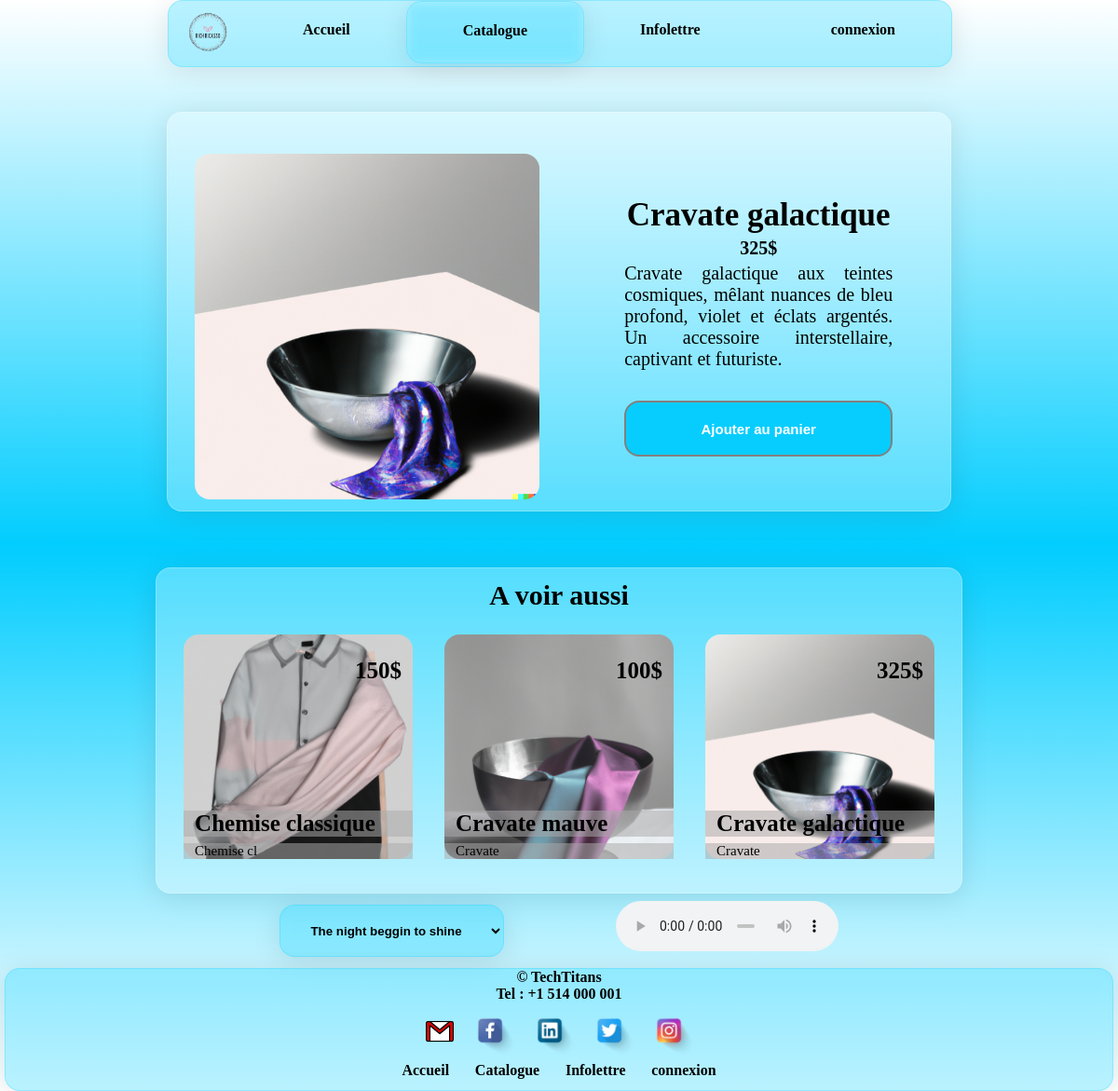
Page /Views/produit.php?id_produit=2 on the committed database.
### tables this page shows
CREATE TABLE `produits` (
  `id` int(11) NOT NULL,
  `nom` varchar(30) NOT NULL,
  `categorie` varchar(30) NOT NULL,
  `description` varchar(200) NOT NULL,
  `prix` int(11) NOT NULL,
  `image` varchar(300) NOT NULL,
  `taille` int(11) DEFAULT 40
);

### Models/Produit_model.php (called while the page is built, shortened)
<?php
include_once __DIR__."/connexionBD.php";
class Produit {
    private $nom;
    private $description;
    private $image;
    private $prix;
    private $connectionDB;
    private static $instance;
    private function __construct() {
        try {
            $connexion = Connexion::getInstance();
            $this->connectionDB = $connexion->getConnexion();
        } catch (PDOException $e) {
            echo 'Échec de la connexion : ' . $e->getMessage();
        }
    }
    final public static function getInstance() {
        if (!isset(self::$instance)) {
            self::$instance = new Produit();
        }
        return self::$instance;
    }
    public function chargerProduitParId($id) {
        try {
            $query = $this->connectionDB->prepare("SELECT * FROM produits WHERE id = ?");
            $query->execute([$id]);
            $produit = $query->fetch(PDO::FETCH_ASSOC);
            if ($produit) {
                $this->nom = $produit['nom'];
                $this->description = $produit['description'];
                $this->image = $produit['image'];
                $this->prix = $produit['prix'];
            }
        } catch (PDOException $e) {
            echo 'Erreur : ' . $e->getMessage();
        }
    }
    public function getCategorieParId($id) {
        try {
            $query = $this->connectionDB->prepare("SELECT categorie FROM produits WHERE id = ?");
            $query->execute([$id]);
            $produit = $query->fetch(PDO::FETCH_ASSOC);
            if ($produit) {
                return $produit['categorie'];
            }
            else {
                return null;
            }
        } catch (PDOException $e) {
            echo 'Erreur : ' . $e->getMessage();
        }
    }
    public function afficherDescription() {
        return $this->description;
    }
    public function afficherNom() {
        return $this->nom;
    }
    public function afficherPrix() {
        return $this->prix;
    }
    public function afficherImage() {
        return $this->image;
    }
}

### Models/ConnexionBD.php (called while the page is built)
<?php
class Connexion {
    private static $instance = null;
    private $connexion;
    private function __construct() {
        $server = "localhost";
        $login = "ricky";
        $pin = "picasso";
        $dbname= "ricasso";
        try {
            $this->connexion = new PDO("mysql:host=$server;dbname=$dbname", $login, $pin);
            $this->connexion->setAttribute(PDO::ATTR_ERRMODE, PDO::ERRMODE_EXCEPTION);
        } catch (PDOException $e) {
            echo ' e    ' . $e->getMessage();
        }
    }
    public static function getInstance() {
        if (self::$instance === null) {
            self::$instance = new self();
        }
        return self::$instance;
    }
    public function getConnexion() {
        return $this->connexion;
    }
}

### Views/produit.php (the view, shortened to what this page needs)
<?php
    include_once __DIR__."/../Models/Produit_Model.php";
    $produit = Produit::getInstance();
    $page =  6 ;
    if (isset($_GET['id_produit'])) {
        $id_produit = $_GET['id_produit'];
        $page2 = $_GET['page'];
    } else {
        echo "ID du produit non spécifié.";
    }
    $produit->chargerProduitParId($id_produit);
?>
<!DOCTYPE html>
<html lang="en">
<head>
    <link rel="stylesheet" href="./Style/style.css">
    <link rel="stylesheet" href="./Style/style_souscatalogue.css">
    <link rel="stylesheet" href="./Style/style_produit.css">
    <?php
        if ($page2 == 1) { ?><link rel="stylesheet" href="./Style/style_catalogue.css"> <?php }
        else if ($page2 == 2) { ?><link rel="stylesheet" href="./Style/style_catalogue_chemise.css"> <?php }
        else if ($page2 == 3) { ?><link rel="stylesheet" href="./Style/style_catalogue_cravate.css"> <?php }
        else { ?> <link rel="stylesheet" href="./Style/style_accueil.css"> <?php }
    ?>
</head>
<body>
    <?php
        include  __DIR__."/Composants/Header.php"
    ?>
    <section>
        <div class="produit">
            <div class="imageProduit"> <img src="<?php echo $produit->afficherImage() ?>" alt="produit.php"> </div>
            <div class="allInfo">
                <h2><?php echo "" .$produit->afficherNom(); ?> </h2>
                <p class="prixProduit"> <?php echo "" .$produit->afficherPrix(). "$"; ?> </p>
                <?php
                    $prodCategorie = $produit->getCategorieParId($id_produit);
                        ?>
                <p class="descriptionProduit"> <?php echo "" .$produit->afficherDescription(); ?> </p>
                <button id="boutonProduit">Ajouter au panier</button>
            </div>
        </div>
        <?php
            include __DIR__."/Composants/Recommendation_composant.php";
        ?>
    </section>
    <?php
        include __DIR__."/Composants/Footer.php"
    ?>

### Views/Composants/Header.php (shortened to what this page needs)
<?php
    $etat_connect= false;
    $mode = 1;
?>
<nav>
    <?php
        include_once __DIR__."/Nav_grand_ecran_composant.php";
    ?>
</nav>

### Views/Composants/Nav_grand_ecran_composant.php (shortened to what this page needs)
<div class="logo" >
        <a href="/Project_Web_2/Projet_02_web_02/index.php"><img src="/Project_Web_2/Projet_02_web_02/Ressources/Image/logo_0020.png" alt="#"></a>
    </div>
    <ul class="nav">
        <li><a class="accueil" href="/Project_Web_2/Projet_02_web_02/Views/accueil.php?mode=<?php echo $mode ?>">Accueil</a></li>
        <li><a class="catalogue" href="/Project_Web_2/Projet_02_web_02/Views/catalogue.php?mode=<?php echo $mode ?>">Catalogue</a>
        </li>
        <li><a class="infolettre" href="/Project_Web_2/Projet_02_web_02/Views/infolettre.php?mode=<?php echo $mode ?>">Infolettre</a></li>
        <li id="meteo" class="meteo2"></li></li>
        <?php
            if($etat_connect == true){
                ?>
                <li style="float: right;"><a class="connexion2" href="#"
                    onclick="document.getElementById('detail').style.display='block'"><img src="/Project_Web_2/Projet_02_web_02/Ressources/Image/default.PNG" alt="Profil"></a></li>
                <?php
            }
            else {
                ?>
                <li style="float: right;"><a class="connexion" href="#"
                    onclick="document.getElementById('connexion').style.display='block'">connexion</a></li>
                <?php
            }
        ?>
    </ul>

### Views/Composants/Recommendation_composant.php
<div class="recommendation">
    <h3>A voir aussi</h3>
    <div>
        <?php
            $nb1 = rand(1,10);
            $produit->chargerProduitParId($nb1);
            $chaineLongue = $produit->afficherDescription() ;
            $chaineCourte = substr($chaineLongue, 0, 10);
        ?>
        <?php
            if ($page == 6){
                ?>
                    <a href="/Project_Web_2/Projet_02_web_02/Views/produit.php?id_produit=<?php echo $nb1 ?>&page=<?php echo $page2 ?>" style=" background-image: url('<?php echo $produit->afficherImage() ?>');">
                <?php
            }
            else{
                ?>
                    <a href="/Project_Web_2/Projet_02_web_02/Views/produit.php?id_produit=<?php echo $nb1 ?>&page=<?php echo $page ?>" style=" background-image: url('<?php echo $produit->afficherImage() ?>');">
                <?php
            }
        ?>
            <p class="prix"> <?php echo "" .$produit->afficherPrix(). "$";?> </p>
            <h3 class="titre"> <?php echo "" .$produit->afficherNom(); ?> </h3>
            <p class="description"> <?php echo "" .$chaineCourte; ?> </p>
        </a>
        <?php
            $nb2 = $nb1;
            while ($nb2 == $nb1) {
                $nb2 = rand(1,10);
            }
            $produit->chargerProduitParId($nb2);
            $chaineLongue = $produit->afficherDescription() ;
            $chaineCourte = substr($chaineLongue, 0, 10);
        ?>
        <?php
            if ($page == 6){
                ?>
                    <a href="/Project_Web_2/Projet_02_web_02/Views/produit.php?id_produit=<?php echo $nb2 ?>&page=<?php echo $page2 ?>" style=" background-image: url('<?php echo $produit->afficherImage() ?>');">
                <?php
            }
            else{
                ?>
                    <a href="/Project_Web_2/Projet_02_web_02/Views/produit.php?id_produit=<?php echo $nb2 ?>&page=<?php echo $page ?>" style=" background-image: url('<?php echo $produit->afficherImage() ?>');">
                <?php
            }
        ?>
            <p class="prix"> <?php echo "" .$produit->afficherPrix(). "$"; ?> </p>
            <h3 class="titre"> <?php echo "" .$produit->afficherNom(); ?> </h3>
            <p class="description"> <?php echo "" .$chaineCourte; ?> </p>
        </a>
        <?php
            $nb3 = $nb2;
            while ($nb3 == $nb2 or $nb3 == $nb1) {
                $nb3 = rand(1,10);
            }
            $produit->chargerProduitParId($nb3);
            $chaineLongue = $produit->afficherDescription() ;
            $chaineCourte = substr($chaineLongue, 0, 10);
        ?>
        <?php
            if ($page == 6){
                ?>
                    <a href="/Project_Web_2/Projet_02_web_02/Views/produit.php?id_produit=<?php echo $nb3 ?>&page=<?php echo $page2 ?>" style=" background-image: url('<?php echo $produit->afficherImage() ?>');">
                <?php
            }
            else{
                ?>
                    <a href="/Project_Web_2/Projet_02_web_02/Views/produit.php?id_produit=<?php echo $nb3 ?>&page=<?php echo $page ?>" style=" background-image: url('<?php echo $produit->afficherImage() ?>');">
                <?php
            }
        ?>
            <p class="prix"> <?php echo "" .$produit->afficherPrix(). "$"; ?> </p>
            <h3 class="titre"> <?php echo "" .$produit->afficherNom(); ?> </h3>
            <p class="description"> <?php echo "" .$chaineCourte; ?> </p>
        </a>
    </div>
</div>

### Views/Composants/Footer.php
<div class="musiq">
    <?php
        include_once __DIR__."/Musique_composant.php";
    ?>
</div>
<footer class="footer">
    <p>&copy TechTitans</p>
    <p>Tel : +1 514 000 001</p>
    <div class="liens">
        <a href="mailto:debraise.makanda@gmail.com" target="_blank"><img src="/Project_Web_2/Projet_02_web_02//Ressources/Image/logo email 5.png" alt="email" title="email" style="width: 40px; margin-bottom: 9px;"></a>
        <a href="https://www.youtube.com/watch?v=dQw4w9WgXcQ" target="_blank"><img src="/Project_Web_2/Projet_02_web_02//Ressources/Image/logo facebook.png" alt="facebook" title="facebook" style="width: 60px;"></a>
        <a href="https://www.youtube.com/watch?v=dQw4w9WgXcQ" target="_blank"><img src="/Project_Web_2/Projet_02_web_02//Ressources/Image/logo linkedin.png" alt="linkedin" title="linkedin" style="width: 60px;"></a>
        <a href="https://www.youtube.com/watch?v=dQw4w9WgXcQ" target="_blank"><img src="/Project_Web_2/Projet_02_web_02//Ressources/Image/logo twitter.png" alt="twitter" title="twitter" style="width: 60px;"></a>
        <a href="https://www.youtube.com/watch?v=dQw4w9WgXcQ" target="_blank"><img src="/Project_Web_2/Projet_02_web_02//Ressources/Image/logo instagram.png" alt="instagram" title="instagram" style="width: 60px;"></a>
    </div>
    <ul>
        <li><a href="/Project_Web_2/Projet_02_web_02/Views/accueil.php">Accueil</a></li>
        <li><a href="/Project_Web_2/Projet_02_web_02/Views/catalogue.php">Catalogue</a></li>
        <li><a href="/Project_Web_2/Projet_02_web_02/Views/infolettre.php">Infolettre</a></li>
        <li><a class="connexion" href="#"
            onclick="document.getElementById('connexion').style.display='block'">connexion</a></li>
    </ul>
</footer>

### Views/Composants/Musique_composant.php (shortened to what this page needs)
<select name="musique" id="musiq" onchange="choixMusique('ost')">
        <option value="1" id="01">The night beggin to shine</option>
</select>
<audio controls loop id="ost">
    <source id="srcOst" src="/Project_Web_2/Projet_02_web_02/Ressources/Musique/The Night Begins to Shine.mp3" type="audio/mpeg">
</audio>

### Views/Style/style.css (style rules this page uses)
body { padding: 0px; margin: 0px; width: 100%; }
section { margin-top: 5%; }
nav { display: inline-block; margin: 0px; padding: 0px; width: 70%; margin-left: 15%; position: fixed; top: 0; left: 0; z-index: 50; display: flex; justify-content: space-between; align-items: center; border-radius: 16px; box-shadow: 0 4px 30px rgba(0, 0, 0, 0.1); backdrop-filter: blur(6.1px); -webkit-backdrop-filter: blur(6.1px); border: 1px solid rgba(1, 205, 254, 0.23); color: black; }
nav > ul { flex: 9; margin: 0px; padding: 0px; height: 70px; display: flex; justify-content: space-between; align-items: center; }
nav > ul > li { list-style-type: none; margin: 0px; padding: 0px; height: 100%; float: left; border: none; flex: 1; }
#meteo { margin: 0px; padding: 0px; display: inline-block; display: flex; justify-content: space-between; align-items: center; }
nav > ul > li > a { text-decoration: none; display: block; text-align: center; color: black; font-weight: bold; margin: 0px; padding: 22px 60px 25px 60px; border: none; }
.logo { flex: 1; }
.logo > a { display: block; width: 100%; padding: 0px; margin: 0px; text-align: center; cursor: pointer; }
.logo img { width: 100%; padding: 0px; margin: 0px; }
footer { text-align: center; margin: 0px; padding: 0px; width: 99%; margin: auto; display: block; border-radius: 16px; box-shadow: 0 4px 30px rgba(0, 0, 0, 0.1); backdrop-filter: blur(6.1px); -webkit-backdrop-filter: blur(6.1px); border: 1px solid rgba(1, 205, 254, 0.23); }
footer > p { font-weight: bold; margin: 0px; }
.liens { margin-top: 0px; }
.liens > a { display: inline-block; }
footer ul { margin: 0% 0% 1% 0%; padding: 0px; display: block; }
footer > ul > li { list-style-type: none; display: inline-block; margin: 0% 1%; padding: 0px; }
footer > ul > li > a { text-decoration: none; display: inline-block; text-align: center; color: black; font-weight: bold; margin: 0px; }
.musiq { display: inline-block; margin-bottom: 1%; padding: 0%; display: flex; justify-content: space-between; align-items: center; }
audio { flex: 1; display: block; float: right; margin: 0% 25% 0% 5%; height: 7vh; }
select { flex: 1; display: block; margin: 0% 5% 0% 25%; margin-top: 1%; height: 7vh; font-weight: bold; text-align: center; border-radius: 16px; box-shadow: 0 4px 30px rgba(0, 0, 0, 0.1); backdrop-filter: blur(6.1px); -webkit-backdrop-filter: blur(6.1px); border: 1px solid rgba(1, 205, 254, 0.23); }
option { font-size: 1.3em; }

### Views/Style/style_souscatalogue.css (style rules this page uses)
section { padding-top: 3%; }
.recommendation { display: block; width: 70%; margin: auto; padding: 1% 1% 3% 1%; background: rgba(255, 255, 255, 0.3); border-radius: 16px; box-shadow: 0 4px 30px rgba(0, 0, 0, 0.1); backdrop-filter: blur(5.5px); -webkit-backdrop-filter: blur(5.5px); border: 1px solid rgba(255, 255, 255, 0.23); }
.recommendation > h3 { text-align: center; font-size: 30px; margin: 0px; padding: 0px; margin-bottom: 3%; }
.recommendation > div { display: flex; justify-content: space-between; align-items: center; }
.recommendation > div > a { flex: 1; margin: 0% 2%; background-size: 100%; text-decoration: none; border-radius: 16px; }
.description, .titre, .prix { color: rgb(0, 0, 0); margin: 0px; }
.description, .titre { background-color: #aaaaaa87; }
.prix { padding-right: 5%; margin-top: 10%; margin-bottom: 55%; text-align: right; font-weight: bolder; }
.titre, .description { padding-left: 5%; }
.prix { font-size: 25px; }
.description { font-size: 15px; }
.titre { font-size: 25px; margin-bottom: 3%; }

### Views/Style/style_accueil.css (style rules this page uses)
.boutton_connexion, .boutton_inscription, .boutton_detail, #boutonProduit { background-color: rgb(7, 205, 255); }
body { background: rgb(255,255,255); }
nav { background: rgba(1, 205, 254, 0.27); }
footer, select { background: rgba(1, 205, 254, 0.27 ); }
section { padding-top: 5%; }

### rows in the picture
produits: image (picture), nom "Cravate galactique", prix "325", description "Cravate galactique aux teintes cosmiques, mêlant nuances de bleu profond, violet et éclats argentés. Un accessoire interstellaire, captivant et futuriste.", description "Cravate"
produits: image (picture), prix "150", nom "Chemise classique", description "Chemise cl"
produits: image (picture), prix "100", nom "Cravate mauve", description "Cravate"
